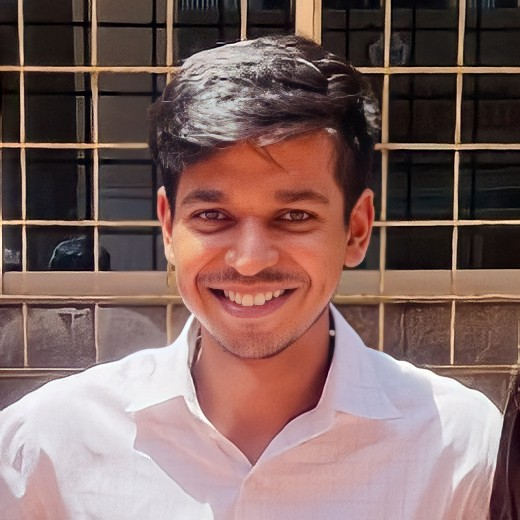
#> input picture LGM/LETSGROWMORE_IMAGE_TO_PENCIL_SKETCH-main/LETSGROWMORE_IMAGE_TO_PENCIL_SKETCH-main/Human.jpeg, 520 x 520 px
$ jupyter execute 'Image to Pencil Sketch.ipynb'
#> lines starting #> are read from the running program, lines starting #| are printed output that depends on the picture
[cell 1]
import cv2

[cell 2]
image = cv2.imread("Human.jpeg")
#> image is the input picture: shape (520, 520, 3); mean B, G, R 98.8, 102.3, 129.6
cv2.imshow("Human", image)
cv2.waitKey(0)

[cell 3]
gray_image = cv2.cvtColor(image, cv2.COLOR_BGR2GRAY)
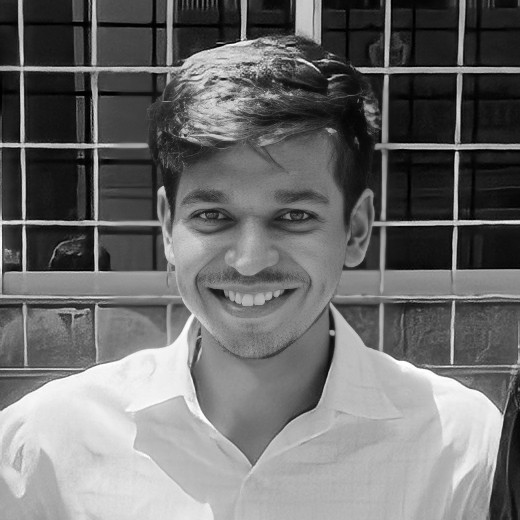
#> gray_image: shape (520, 520); min 0, max 255, mean 110.1
cv2.imshow("New Human", gray_image)
cv2.waitKey(0)

[cell 4]
inverted_image = 255 - gray_image
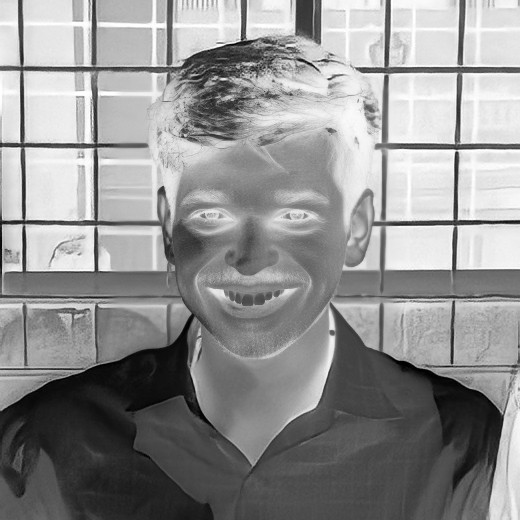
#> inverted_image: shape (520, 520); min 0, max 255, mean 144.9
cv2.imshow("Inverted", inverted_image)
cv2.waitKey()

[cell 5]
blurred = cv2.GaussianBlur(inverted_image, (21, 21), 0)
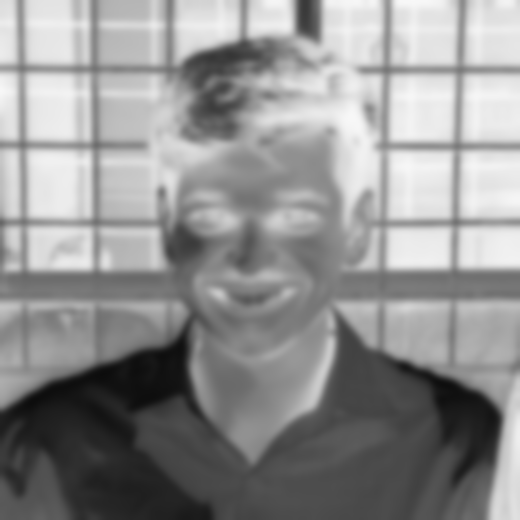
#> blurred: shape (520, 520); min 12, max 248, mean 144.9

[cell 6]
inverted_blurred = 255 - blurred
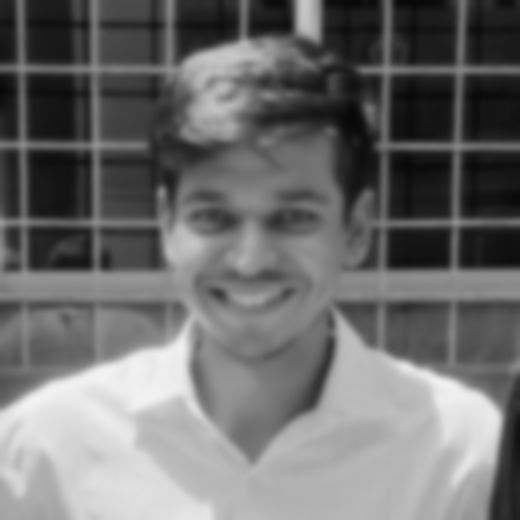
#> inverted_blurred: shape (520, 520); min 7, max 243, mean 110.1
pencil_sketch = cv2.divide(gray_image, inverted_blurred, scale=256.0)
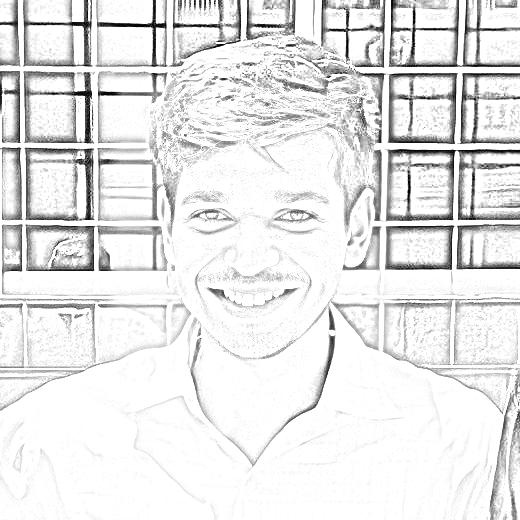
#> pencil_sketch: shape (520, 520); min 0, max 255, mean 230.9
cv2.imshow("Sketch", pencil_sketch)
cv2.waitKey(0)
